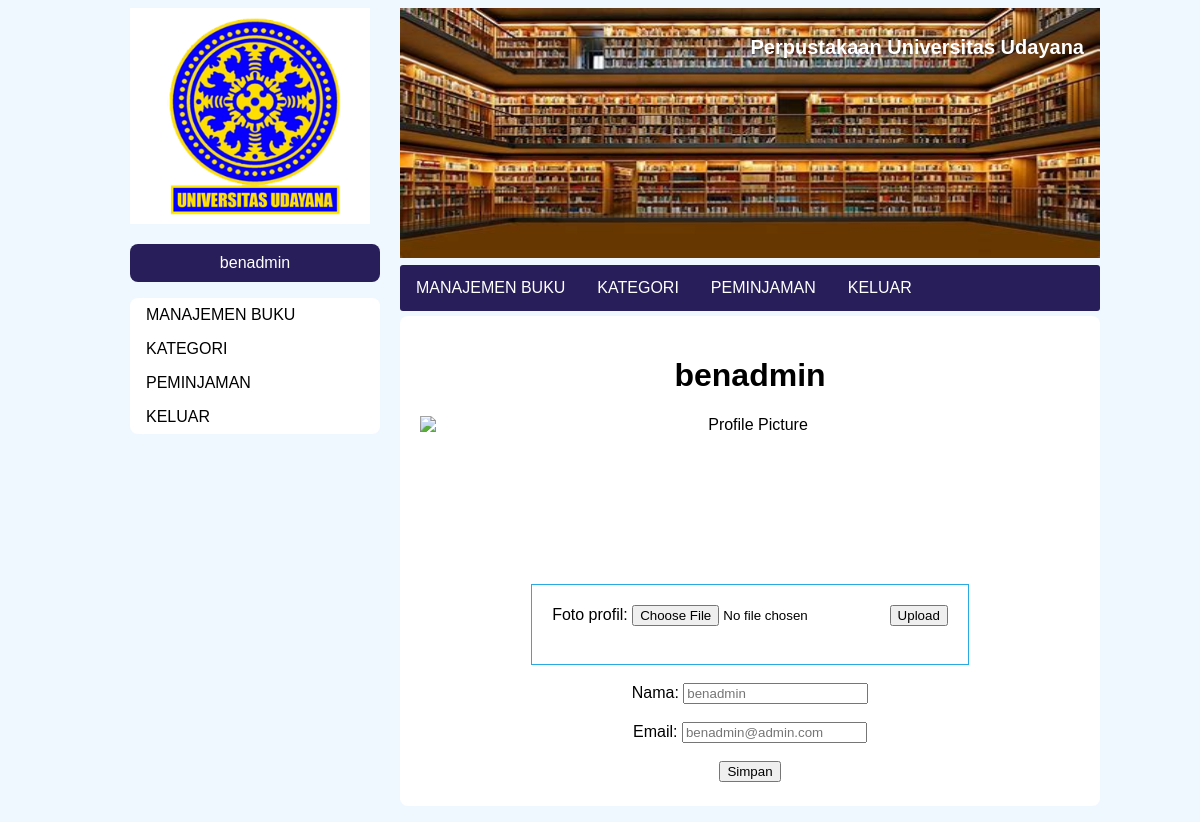
The app's page /kontak.php (signed in) with its own data.
### tables this page shows
CREATE TABLE `user` (
  `id_user` int(11) NOT NULL,
  `user_name` varchar(100) NOT NULL,
  `email` varchar(255) NOT NULL,
  `password` varchar(256) NOT NULL,
  `role` enum('suadmin','user','admin','nonaktif') NOT NULL,
  `picture` varchar(255) NOT NULL
);

### db-con.php (called while the page is built, shortened)
<?php
class database{
	var $host = "localhost";
	var $username = "root";
	var $password = "";
	var $database = "perpustakaan";
	function __construct(){
		$this->koneksi = mysqli_connect($this->host, $this->username, $this->password,$this->database);
	}
}
?>

### kontak.php (the view, shortened to what this page needs)
<?php
include_once('db-con.php');
$database = new database();
$query = 'SELECT * FROM user WHERE id_user='.$_SESSION['id'].';';
$user = mysqli_query($database->koneksi,$query);
$user = $user->fetch_array();
?>
<!DOCTYPE html>
<html lang="en">
<head>
    <?php include "style.php"; ?>
    <link rel="stylesheet" href="css/kontak.css">
</head>
<body>
    <div id="main-content">
        <?php include 'header-sidebar.php';?>
        <div id="isi">
            <center>
                <h1 style="text-align: center;"><?php echo $user['user_name']?></h1>
                <img src="gambar/<?php echo $user['picture'];?>" alt="Profile Picture" style="height: 150px; display: block; margin: auto;"><br>
                <form action="foto-profil.php" method="post" enctype="multipart/form-data" style="border:solid #29aae3 1px; padding: 20px;width: 60%;">
                    Foto profil: <input type="file" name="profil_pic"/>
                    <input class="btn btn-primary" type="submit" name="upload" value="Upload"/><br><br>
                </form>
                <form action="edit-profil.php" method="post">
                    <br>
                    Nama: <input type="text" value="" name="nama" placeholder="<?php echo $user['user_name']?>"><br><br>
                    Email: <input type="email" value="" name="email" placeholder="<?php echo $user['email']?>"><br><br>
                    <input class="btn btn-primary" type="submit" name="simpan" value="Simpan"/>
                </form>
            </center>
        </div>
    </div>
</body>
</html>

### css/user.css (style rules this page uses)
body { background-color: aliceblue; }

### css/kontak.css (style rules this page uses)
* { font-family: sans-serif; }
#main-content { margin: 0 auto; width: 1000px; height: auto; }
#isi { margin-top: 8px; margin-bottom: 8px; padding: 20px; width: 660px; height: 450px; float: right; background: white; border-radius: 8px; }

### records on screen
user: user_name "benadmin", nama "benadmin", email "benadmin@admin.com"

### other values on screen
$_SESSION['nama'] "benadmin"
